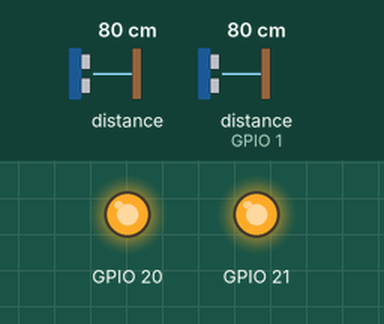
This program was run on a simulated Raspberry Pi (BCM pin numbers). Parts: output pins drawn as LEDs (lit = HIGH). The test bench sets the inputs (shaded band); at power-on: distance to the obstacle 80 cm, distance to the obstacle (sensor on GPIO 1) 80 cm. Library files of the repository ran but are not shown: adafruit_vl53l0x.py; what the program prints to the terminal is not drawn.

Above: at 0.2 s.
Timing chart, 0 to 1.7 s (numbered marks = the images above):
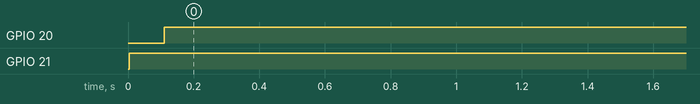

The program:

hub.py
```python
from Laser import laser_base
from digitalio import DigitalInOut
import board
import rio_coms

xshut = laser_base.xshut
lasers = laser_base.vl53
enabled = True

xshut.append(DigitalInOut(board.D21))
xshut.append(DigitalInOut(board.D20))

laser_base.set_addresses()

print("setup over")
while enabled:
    if rio_coms.disabled():
        enabled = False
    else:
        print("sending value")
        for i in range(len(lasers)):
            rio_coms.send_value(int(laser_base.distance(i)))


#it'd be cool to throw rainbow led code in here
print("ended")
laser_base.reset_addresses()
```

laser_base.py
```python
"""
1038 VL53L0X sensor library
"""
import time
import board
from digitalio import DigitalInOut
from Laser.adafruit_vl53l0x import VL53L0X


i2c = board.I2C()       #setup singleton i2c bus
xshut = []              #list of xshut pins, apended in hub
vl53 = []               #list of laser objects, ordered in the order the xshut's are declared


def set_addresses():
    """ Set a unique address for each laser with an assigned xshut pin """
    for power_pin in xshut:                     #set each xshut pin to output and turn off
        power_pin.switch_to_output(value=False)

    for i, power_pin in enumerate(xshut):
        power_pin.value = True                  #turn xshut on for selected pin
        vl53.insert(i, VL53L0X(i2c))            #add a sensor object, in the same order as the xshut's
        if i < len(xshut)-1:                    # leave last sensor's address 29, before that, they will be increasing
            vl53[i].set_address(0x30 + i)


def reset_addresses():
    """ set all adresses back to zero """
    for i, power_pin in enumerate(xshut):   #turns on each laser
        power_pin.value = True
        vl53[i].set_address(0x29)           #set each laser to 29 as it turns on


def detect_range(count=5):
    """ take 5 samples from each sensor"""
    while count:
        for index, sensor in enumerate(vl53):
            print("Sensor {} Range: {}mm".format(index + 1, sensor.range))
        time.sleep(1.0)
        count -= 1


def distance(laserNum):
    """get current distace of a specific laser"""
    dist = vl53[laserNum].range
    if dist > 2500:
        dist = 2500
    return dist/10

def proxy(laserNum, baseVal):
    """
    if lasers are used as proxes, as they are on Bampas.
    Returns true if there is something close enough
    """
    if (vl53[laserNum].range/10) < baseVal:
        return True
    else:
        return False
```

rio_coms.py
```python
import board
import serial

print("about to serial")
rio = serial.Serial('/dev/ttyAMA0', 9600, timeout = 0, write_timeout = 0)
standin = rio.read()

def disabled():
    print((rio.read()).decode('utf-8'))
    if rio.read() is 'D':
        return True
    else:
        return False


#def disabled():
#    print((rio.read()).decode('utf-8'))
#    if rio.read() is 'D':                  #This block can be renamed and use a different byte for any command
#        return True
#    else:
#        return False


def send_value(value):
    print("Value {}".format(value))
    rio.write([value])
```

Measured:
- by itself, GPIO 20: LOW → HIGH at 0.11 s
- by itself, GPIO 21: LOW → HIGH at 0.00 s
